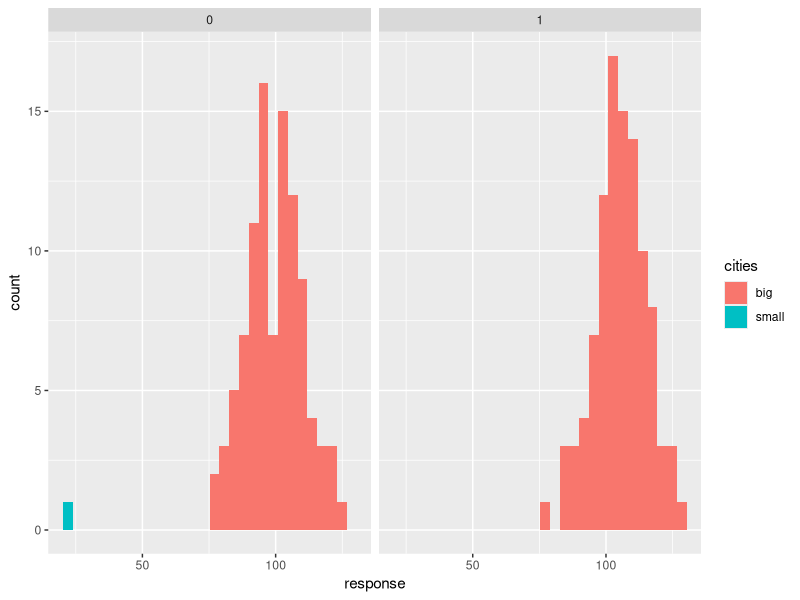
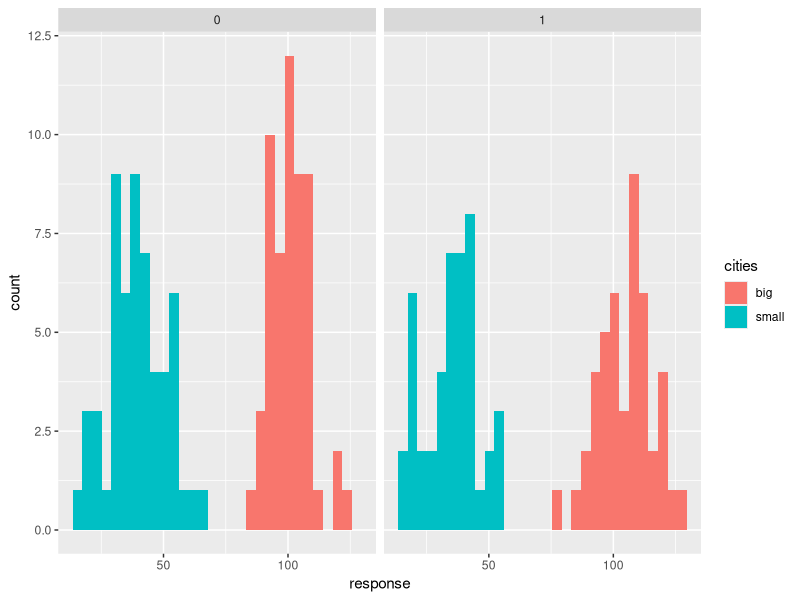

These charts were generated, in order, by the following R code: (Note: this script raises an error after producing the figures.)
rm(list = ls())
library(ggplot2)
set.seed(42)
#Create the user base:
#let's say we are tracking the amount of money people spend on the app
#but let's say that the amount of money people spend depends on whether they
#live in a big city or a small city
res = 1e6
df = data.frame(id = 1:res )
cities = c(rep('big',times = 100), rep('small',times = 1))
df$cities = sample(cities,replace = TRUE,size = length(df$id))
df$bigcities = 0
df$towns = 0
df$bigcities[which(df$cities == 'big')] = 1
df$towns[which(df$cities == 'small')] = 1

expres = 100*2
unbalanced = sample(df$id,size = expres)
unbalanceddf = df[which(df$id %in% unbalanced),]
unbalanceddf['treatment'] = sample(c(0,1),replace = TRUE, size = expres)


intercept = 50
beta1 = 50
beta2 = -10
beta3 = 5
beta4 = -10
error = rnorm(expres,0,10)

unbalanceddf$response = intercept + unbalanceddf$bigcities*beta1 + unbalanceddf$towns*beta2 + unbalanceddf$treatment*beta3 + 
                        + beta4*unbalanceddf$treatment*unbalanceddf$towns + error

fit1 = lm(data = unbalanceddf,response~treatment)
fit2 = lm(data = unbalanceddf,response~treatment+cities)
fit3 = lm(data = unbalanceddf,response~treatment*cities)

townid = df$id[which(df$towns == 1)]
bigcityid = df$id[which(df$bigcities== 1)]
balanced = c(sample(townid,size = expres/2),sample(bigcityid, size = expres/2))
balanceddf = df[which(df$id %in% balanced),]
balanceddf['treatment'] = sample(c(0,1),replace = TRUE, size = expres)
balanceddf$response = intercept + balanceddf$bigcities*beta1 + balanceddf$towns*beta2 + balanceddf$treatment*beta3 + 
  + beta4*balanceddf$treatment*balanceddf$towns + error

balfit1 = lm(data = balanceddf, response~treatment)
balfit2 = lm(data = balanceddf, response~treatment+cities)
balfit3 = lm(data = balanceddf, response~treatment*cities)

q = ggplot(data = unbalanceddf, aes(x = response, fill = cities))
q + facet_wrap('treatment') +
  geom_histogram()

q = ggplot(data = balanceddf, aes(x = response, fill = cities))
q + facet_wrap('treatment') +
  geom_histogram()


#=====================================
#convert this into click through rates
res = 1000000
newdf = data.frame(id = 1:res )
cities = c(rep('big',times = 100), rep('small',times = 1))
newdf$cities = sample(cities,replace = TRUE,size = length(newdf$id))
newdf$bigcities = 0
newdf$towns = 0
newdf$bigcities[which(newdf$cities == 'big')] = 1
newdf$towns[which(newdf$cities == 'small')] = 1
newdf$response = 0


newexpres = 100*2
newunbalanced = sample(newdf$id,size = expres)
newunbalanceddf = newdf[which(newdf$id %in% unbalanced),]
newunbalanceddf['treatment'] = sample(c(0,1),replace = TRUE, size = expres)
newunbalanceddf['control'] = 0
newunbalanceddf['control'][which(newunbalanceddf['treatment']==0),] = 1

newunbalanceddf['response'] = 0
#when treatment = 0 p is 0.1
#when bigciteis = 0 
# y ~ binom(n,p)
# p = intercept + bigcities*beta1 + town*beta2 + treatment*beta3

calculatep = function(data) {
  beta1 = 0.2
  beta2 = 0.1
  treatment = 0.05
  return(c(beta1,beta2,treatment))
}
pvec = calculatep(newunbalanceddf)

newunbalanceddf['response'] = newunbalanceddf$bigcities*newunbalanceddf$control*rbinom(newexpres, size = 1, prob = pvec[1]) +
                              newunbalanceddf$towns*newunbalanceddf$control*rbinom(newexpres, size = 1, prob = pvec[2]) +
                            newunbalanceddf$bigcities*newunbalanceddf$treatment*rbinom(newexpres, size = 1, prob = pvec[1] + pvec[3]) +
                            newunbalanceddf$towns*newunbalanceddf$treatment*rbinom(newexpres, size = 1, prob = pvec[2] + pvec[3])

n = sum(newunbalanceddf$treatment == 1)
treatmentp = sum(newunbalanceddf[which(newunbalanceddf$treatment == 1),]$response == 1)/newexpres
treatmentsd = sqrt(treatmentp*(1-treatmentp)/n)
baselinep = sum(newunbalanceddf[which(newunbalanceddf$treatment == 0),]$response == 1)/newexpres
baselinesd = sqrt(baselinep*(1-baselinep)/(newexpres-n))

t.test2 <- function(m1,m2,s1,s2,n1,n2,m0=0,equal.variance=FALSE)
{
  if( equal.variance==FALSE ) 
  {
    se <- sqrt( (s1^2/n1) + (s2^2/n2) )
    # welch-satterthwaite df
    df <- ( (s1^2/n1 + s2^2/n2)^2 )/( (s1^2/n1)^2/(n1-1) + (s2^2/n2)^2/(n2-1) )
  } else
  {
    # pooled standard deviation, scaled by the sample sizes
    se <- sqrt( (1/n1 + 1/n2) * ((n1-1)*s1^2 + (n2-1)*s2^2)/(n1+n2-2) ) 
    df <- n1+n2-2
  }      
  t <- (m1-m2-m0)/se 
  dat <- c(m1-m2, se, t, 2*pt(-abs(t),df))    
  names(dat) <- c("Difference of means", "Std Error", "t", "p-value")
  return(dat) 
}

t.test2(baselinep, treatmentp, baselinesd, treatmentsd, newexpres-n, n)

#=====
newexpres = 100*2

townid = newdf$id[which(newdf$towns == 1)]
bigcityid = newdf$id[which(newdf$bigcities== 1)]
newbalanced = c(sample(townid,size = expres/2),sample(bigcityid, size = expres/2))
newbalanceddf = newdf[which(newdf$id %in% newbalanced),]
newbalanceddf['treatment'] = sample(c(0,1),replace = TRUE, size = expres)
newbalanceddf$control = 0
idx = which(newunbalanceddf['treatment']==0)
newbalanceddf$control[idx] = 1

newbalanceddf['response'] = 0
#when treatment = 0 p is 0.1
#when bigciteis = 0 
# y ~ binom(n,p)
# p = intercept + bigcities*beta1 + town*beta2 + treatment*beta3

pvec = calculatep(newbalanceddf)

newbalanceddf['response'] = newbalanceddf$bigcities*newbalanceddf$control*rbinom(newexpres, size = 1, prob = pvec[1]) +
                            newbalanceddf$towns*newbalanceddf$control*rbinom(newexpres, size = 1, prob = pvec[2]) +
                            newbalanceddf$bigcities*newbalanceddf$treatment*rbinom(newexpres, size = 1, prob = pvec[1] + pvec[3]) +
                            newbalanceddf$towns*newbalanceddf$treatment*rbinom(newexpres, size = 1, prob = pvec[2] + pvec[3])


glmfit = glm(data = newbalanceddf, response ~ cities*treatment, family = 'binomial')
glmfit2 = glm(data = newbalanceddf, response ~ cities + treatment, family = 'binomial')


#this is going to need some work to figure out
#I need to calculate the proportions for each subclass
#there's probably a built in method for this
treatmentp = sum(newbalanceddf[which(newbalanceddf$treatment == 1),]$response == 1)/newexpres
treatmentsd = sqrt(treatmentp*(1-treatmentp)/n)
baselinep = sum(newbalanceddf[which(newbalanceddf$treatment == 0),]$response == 1)/newexpres
baselinesd = sqrt(baselinep*(1-baselinep)/(newexpres-n))

treatmentp = sum(newbalanceddf[which(newbalanceddf$treatment == 1),]$response == 1)/newexpres
treatmentsd = sqrt(treatmentp*(1-treatmentp)/n)
baselinep = sum(newbalanceddf[which(newbalanceddf$treatment == 0),]$response == 1)/newexpres
baselinesd = sqrt(baselinep*(1-baselinep)/(newexpres-n))

t.test2(baselinep, treatmentp, baselinesd, treatmentsd, newexpres-n, n)
